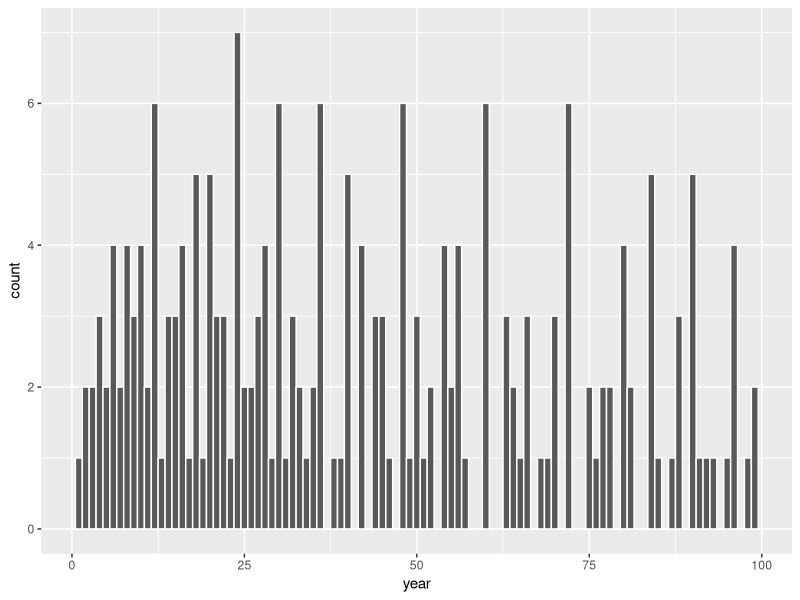

R code for this plot:
start = as.Date("2001-01-01")

day=as.numeric(format(start,format="%d"))
month=as.numeric(format(start,format="%m"))
year=as.numeric(format(start,format="%y"))

df=data.frame(date=character(),year=numeric(),day=numeric(),month=numeric())
while(year != 0)
{
	day=as.numeric(format(start,format="%d"))
	month=as.numeric(format(start,format="%m"))
	year=as.numeric(format(start,format="%y"))
	if (day*month == year)
	df=rbind(df, data.frame(date=as.character(start),year=year,month=month,day=day))
	start = start+1
	if (month == 1 & day == 1)print(year)
}
df$date=as.Date(df$date)

df$gap=0
df$gap[2:nrow(df)] = df$date[2:nrow(df)]-df$date[1:(nrow(df)-1)]


subset(df, gap==max(df$gap))



library(ggplot2)


ggplot(((df)), aes(x=year))+
geom_histogram(binwidth=1,color="white")